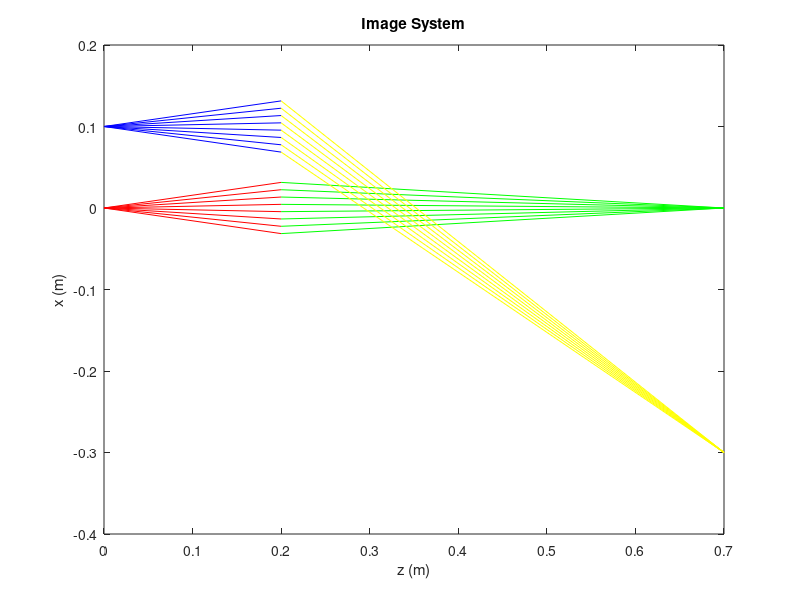

MATLAB code for this plot:
numberOfAngles = 8;

angles = [linspace(-pi/20, pi/20, numberOfAngles)];

start_0mm = zeros(4, numberOfAngles);
start_10mm = zeros(4, numberOfAngles);

start_0mm(2, :) = angles; % x1 = 0, theta_x_1 = -pi/20 to pi/20, y1 = 0, theta_y_1 = 0;
start_10mm(2, :) = angles;

start_10mm(1, :) = .10;
% matrix of angles

d_1 = 0.2; % millimeters

f = .150;

free_space_1 = [
    1, d_1, 0, 0;
    0, 1, 0, 0;
    0, 0, 1, d_1;
    0, 0, 0, 1
    ]; % d represents the distance propogated. 

d_2 = ((1/f) - (1/d_1))^(-1);

free_space_2 = [ % solve for the new d
    1, d_2, 0, 0;
    0, 1, 0, 0;
    0, 0, 1, d_2;
    0, 0, 0, 1
    ]; % d represents the distance propogated. 

lens = [
    1, 0, 0, 0;
    -1/f, 1, 0, 0;
    0, 0, 1, 0;
    0, 0, -1/f, 1
    ]; % d represents the distance propogated. 

figure;

middle_0mm = free_space_1 * start_0mm;
middle_10mm = free_space_1 * start_10mm;

plot([zeros(1, 8); d_1*ones(1, 8)], [start_0mm(1, :); middle_0mm(1, :)], "r");
hold on;

plot([zeros(1, 8); d_1*ones(1, 8)], [start_10mm(1, :); middle_10mm(1, :)], "b");
hold on;

end_0mm = (free_space_2 * lens) * middle_0mm;
end_10mm = (free_space_2 * lens) * middle_10mm;

plot([d_1*ones(1, 8); (d_1 + 0.5)*ones(1, 8)], [middle_0mm(1, :); end_0mm(1, :)], "g");
hold on;

plot([d_1*ones(1, 8); (d_1 + 0.5)*ones(1, 8)], [middle_10mm(1, :); end_10mm(1, :)], "y");
hold on;

xlabel("z (m)");
ylabel("x (m)");
title("Image System");

% end_0mm = lens * middle_0mm;
% end_10mm = lens * middle_10mm;
% 
% plot([zeros(1, 8); d*ones(1, 8)], [middle_0mm(1, :); end_0mm(1, :)], "g");
% hold on;
% 
% plot([zeros(1, 8); d*ones(1, 8)], [middle_10mm(1, :); end_10mm(1, :)], "y");
% hold on;

% figure;
% 
% for numberOfAngles = 1:numberOfAngles
%     for numberOfProps = 1:100
%         ray_0mm(:, numberOfProps) = (propogation^numberOfProps) * angled_0mm(:, numberOfAngles);
%     end
%     plot(linspace(0, d, 100), ray_0mm(1, :), "r");
%     hold on;
% end
% 
% for numberOfAngles = 1:numberOfAngles
%     for numberOfProps = 1:100
%         ray_10mm(:, numberOfProps) = (propogation^numberOfProps) * angled_10mm(:, numberOfAngles);
%     end
%     plot(linspace(0, d, 100), ray_10mm(1, :), "b");
%     hold on;
% end
% 
% hold off; 